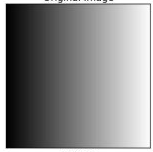
#> input picture OpenCVModule/ImageProcessing/ImageThresholding/gradient.png, 153 x 152 px
$ python SimpleThresholding.py
#> lines starting #> are read from the running program, lines starting #| are printed output that depends on the picture; after the words box and inside, x2 and y2 are one past the last pixel; in counts of white or black regions, pixels touching at a corner belong together
import cv2 as cv
import numpy as np
from matplotlib import pyplot as plt
img = cv.imread('gradient.png',0)
#> img is the input picture: shape (152, 153); min 0, max 255, mean 136.3
ret,thresh1 = cv.threshold(img,127,255,cv.THRESH_BINARY)
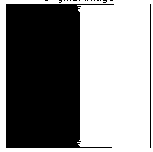
#> thresh1: shape (152, 153); 53.2% white; 17 black regions (15 under 20 px), largest, box (x1, y1, x2, y2) and area: (6, 4, 114, 148) 10707, (150, 4, 151, 148) 144
ret,thresh2 = cv.threshold(img,127,255,cv.THRESH_BINARY_INV)
ret,thresh3 = cv.threshold(img,127,255,cv.THRESH_TRUNC)
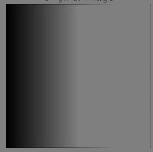
#> thresh3: shape (152, 153); min 0, max 127, mean 97.7
ret,thresh4 = cv.threshold(img,127,255,cv.THRESH_TOZERO)
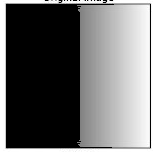
#> thresh4: shape (152, 153); min 0, max 255, mean 106.2
ret,thresh5 = cv.threshold(img,127,255,cv.THRESH_TOZERO_INV)
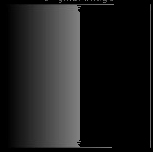
#> thresh5: shape (152, 153); min 0, max 127, mean 30.1
titles = ['Original Image','BINARY','BINARY_INV','TRUNC','TOZERO','TOZERO_INV']
images = [img, thresh1, thresh2, thresh3, thresh4, thresh5]
for i in range(6):
    plt.subplot(2,3,i+1),plt.imshow(images[i],'gray')
    plt.title(titles[i])
    plt.xticks([]),plt.yticks([])
plt.show()

$ run again, with OpenCVModule/ImageProcessing/ImageThresholding/sudoku.png copied over OpenCVModule/ImageProcessing/ImageThresholding/gradient.png
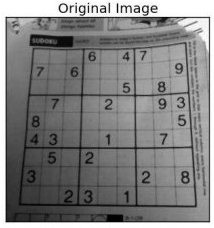
#> input picture OpenCVModule/ImageProcessing/ImageThresholding/sudoku.png, 214 x 228 px
#> img is the input picture: shape (228, 214); min 0, max 255, mean 128.8
#> `ret,thresh1 = cv.threshold(img,127,255,cv.THRESH_BINARY)`:
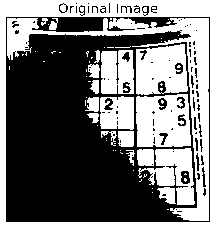
#> thresh1: shape (228, 214); 45.9% white; 64 white regions (45 under 20 px), largest, box (x1, y1, x2, y2) and area: (0, 0, 214, 228) 6713, (7, 18, 209, 221) 5551, (136, 94, 191, 147) 2458
#> `ret,thresh5 = cv.threshold(img,127,255,cv.THRESH_TOZERO_INV)`:
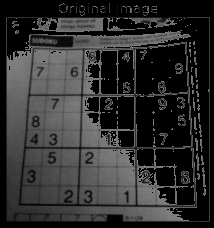
#> thresh5: shape (228, 214); min 0, max 127, mean 46.7
